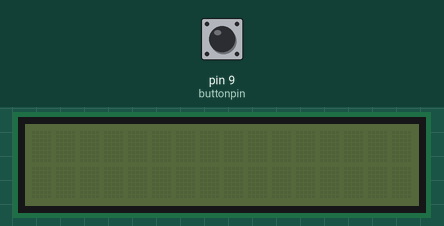
The sketch below on a simulated Arduino Uno, built with avr-gcc and run on an emulated ATmega328P. Parts: 16×2 character LCD. The test bench sets the inputs (shaded band); at power-on: pin 9 (buttonpin) LOW.

Above: at 1.4 s.
1.5 s: pin 9 (buttonpin) pulled HIGH for 1 s
At 2.01 s:
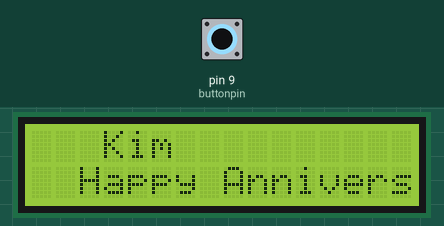
At 3.0 s:
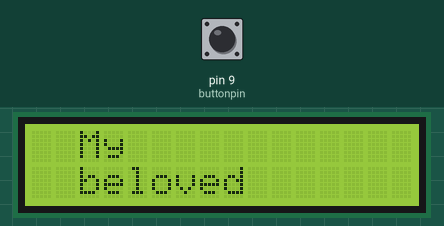
4.0 s: pin 9 (buttonpin) pulled HIGH for 0.35 s
At 5.1 s:
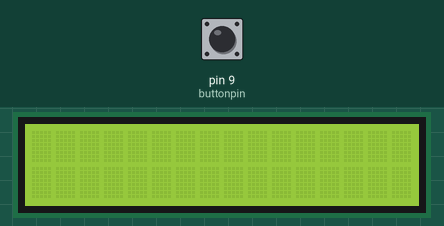
Timing chart, 0 to 7.0 s (numbered marks = the images above; inputs shaded):
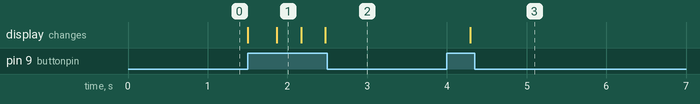

Measured:
- after the input at 1.5 s, the display: first changes at once (image 1 shows a later state)
- after the input at 4.0 s, the display: changes after 0.30 s (image 3)

The sketch:

v2_lcd_button.ino
```cpp
#include<LiquidCrystal.h>


LiquidCrystal lcd(12, 11, 5, 4, 3, 2);
int buttonpin = 9;
int val = 0, led_num = 0;
void setup()
{
 pinMode(9,INPUT);
}


void loop()
{
   val = digitalRead(9);

  if (val == 1) {
    led_num = led_num + 1;
  }
  if(led_num == 1) {
lcd.begin(16, 2);
  }

  else if (led_num == 2) {

  lcd.clear();
  lcd.setCursor(2, 0);
  lcd.print( " Kim");
  lcd. setCursor(2,1);
  lcd.print("Happy Anniversary");
}
else if (led_num == 3) {
  lcd.clear();
  lcd.setCursor(2,0);
  lcd.print("I Love");
  lcd.setCursor(2,1);
  lcd.print("You");
}
else if (led_num == 4) {
  lcd.clear();
  lcd.setCursor(2,0);
  lcd.print("My");
  lcd.setCursor(2,1);
  lcd.print("beloved");
}
  else if (led_num == 5) {
    lcd.clear();
    lcd.noDisplay();
}


delay(300);
}
```
